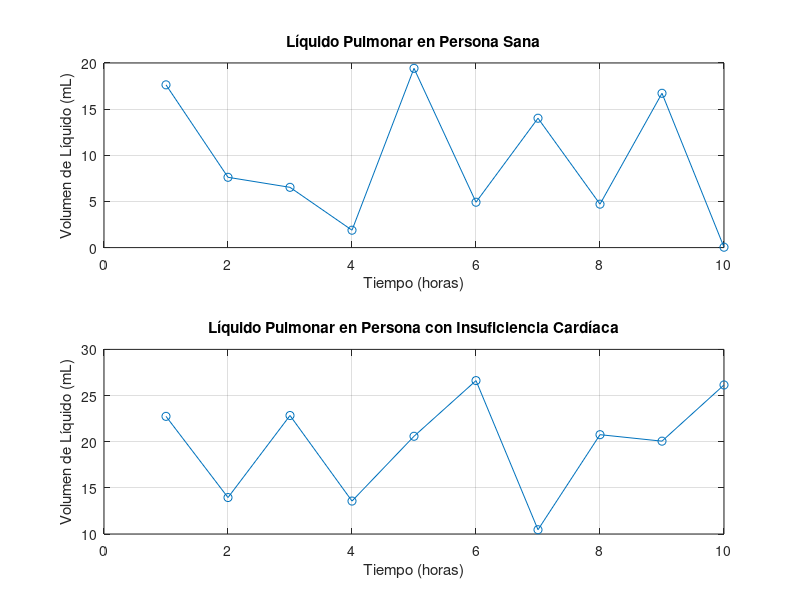

Source code (MATLAB):
% Datos simulados de líquido pulmonar para una persona sana
liquido_sano = rand(1, 10) * 20; 

% Datos simulados de líquido pulmonar para una persona con insuficiencia
% Guiandonos de datos antes vistos en bases de datos 
liquido_insuficiencia = rand(1, 10) * 20 + 10; 

% Se toman mediciones cada hora
tiempo = 1:10;

%Gráfica para la persona sana
subplot(2, 1, 1);
plot(tiempo, liquido_sano, '-o');
title('Líquido Pulmonar en Persona Sana');
xlabel('Tiempo (horas)');
ylabel('Volumen de Líquido (mL)');
grid on;

% Grafica Persona con insuficiencia cardíaca
subplot(2, 1, 2);
plot(tiempo, liquido_insuficiencia, '-o');
title('Líquido Pulmonar en Persona con Insuficiencia Cardíaca');
xlabel('Tiempo (horas)');
ylabel('Volumen de Líquido (mL)');
grid on;